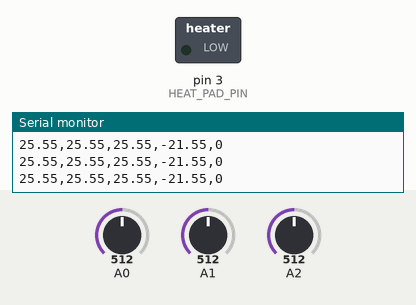
Simulated run of this sketch. Board: Arduino Uno, built with avr-gcc and run on an emulated ATmega328P. Parts: switched loads named in the sketch (green lamp = pin HIGH), the last lines printed to the serial monitor. The inputs (shaded band) are chosen by the test bench; at power-on: A1 = 512, A2 = 512, A0 = 512.

Above: at 1.2 s.
1.3 s: A1 set to 900
At 2.8 s:
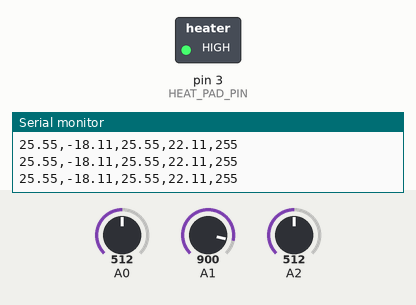
4.8 s: A2 set to 678
6.3 s: A2 set to 698
7.8 s: A1 set to 1023
At 9.4 s:
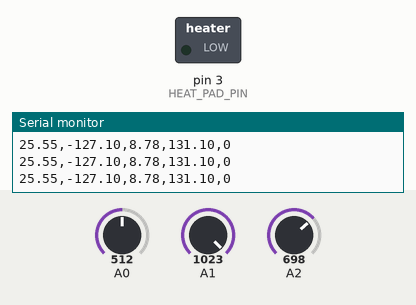
Timing chart, 0 to 10.5 s (numbered marks = the images above; inputs shaded):
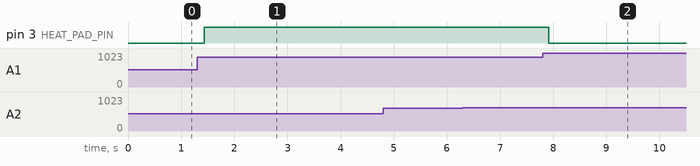

Measured:
- after the input at 1.3 s, pin 3 (HEAT_PAD_PIN): LOW → HIGH after 0.14 s
- after the input at 7.8 s, pin 3 (HEAT_PAD_PIN): HIGH → LOW after 0.12 s

The sketch:

heatpad_braid.ino
```cpp
/*
 * For Part 3 of the lab, controlling temperature at end of copper braid.
 * 3a: kp = 150, ki = kd = 0, setPoint = 33.25
 * 3c: kp = 450, ki = 0, kd = 200, setPoint = 4.0
 */

//PID constants
double kp = 450;
double ki = 0;
double kd = 200;
// desired temperature in celsius
double setPoint = 4.0;

unsigned long currentTime, previousTime;
double elapsedTime;
double error;
double lastError;
double cumError, rateError;

// Logarithmic Thermistor calibration
#define TMST_LOG_SLOPE -22.025
#define TMST_LOG_INT 228.406

// Thermistor pins
const int TMST_1_PIN = 0;
const int TMST_2_PIN = 1;
const int TMST_3_PIN = 2;

// ADC Resolution
const double ADC_RES = 1024.0;

// Heat pad pin
const int HEAT_PAD_PIN = 3;

void setup() {
  Serial.begin(9600);
  Serial.println("Program started...");

  pinMode(HEAT_PAD_PIN, OUTPUT);
  pinMode(TMST_1_PIN, INPUT);
  pinMode(TMST_2_PIN, INPUT);
  pinMode(TMST_3_PIN, INPUT);
}

void loop(){
  double t1 = read_temperature(TMST_1_PIN);
  double t2 = read_temperature(TMST_2_PIN);
  double t3 = read_temperature(TMST_3_PIN);

  int out = computePID(t2);
  if(out > 255) {
    out = 255;
  } else if(out < 0) {
    out = 0;
  }

  //Serial.print("input: ");
  Serial.print(t1);
  //Serial.print("\terror: ");
  Serial.print(",");
  Serial.print(t2);
  Serial.print(",");
  Serial.print(t3);
  Serial.print(",");
  Serial.print(error);
  //Serial.print("\toutput: ");
  Serial.print(",");
  Serial.print(out);
  Serial.println();

  delay(100);
  analogWrite(HEAT_PAD_PIN, out);
}

double computePID(double inp){
  currentTime = millis();                               //get current time
  elapsedTime = (double)(currentTime - previousTime);   //compute time elapsed from previous computation

  error = setPoint - inp;                               // determine error
  cumError += error * elapsedTime;                      // compute integral
  rateError = (error - lastError)/elapsedTime;          // compute derivative

  double out = kp*error + ki*cumError + kd*rateError;   //PID output

  lastError = error;                                    //remember current error
  previousTime = currentTime;                           //remember current time

  return out;                                           //have function return the PID output
}

double read_temperature(int pin) {
  double raw = (double) analogRead(pin);
  double r = 10000.0 * raw / (ADC_RES - raw);
  double input = TMST_LOG_SLOPE * log(r) + TMST_LOG_INT;
  return input;
}
```
